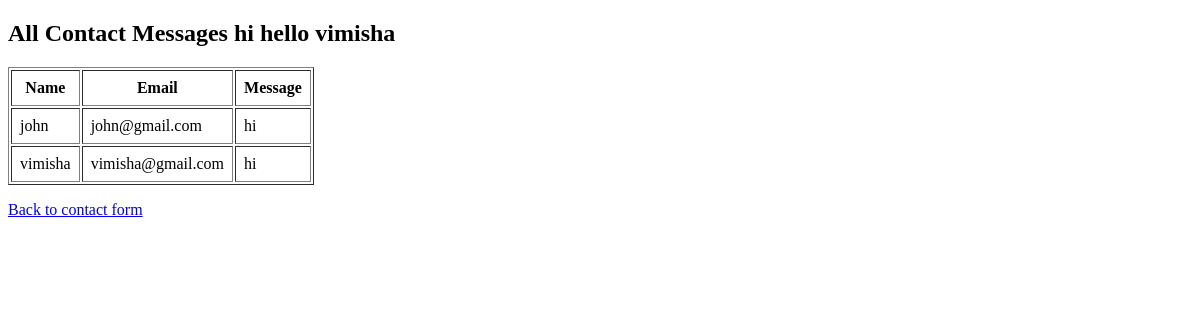
/contact-list/, run on an earlier commit of the app's database.
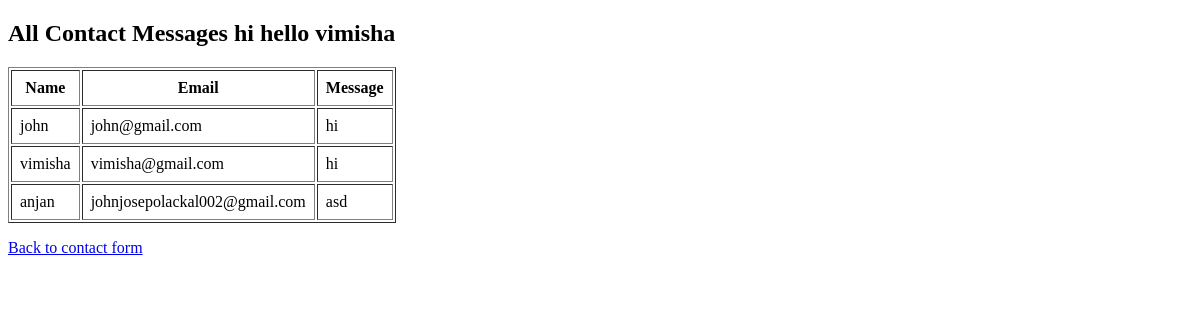
And on a later commit of the database.
### contact/models.py (models this page shows)
class contact (models.Model):
    name=models.CharField(max_length=100)
    email = models.EmailField()
    addres=models.CharField(default=0)
    message = models.TextField()

### contact/views.py (the view)
# urls.py: path('contact-list/',contact_list,name='contact_list'),
def contact_list(request):
    contacts = contact.objects.all()
    return render(request, 'contact_list.html', {'contacts': contacts})

### Templates/contact_list.html (shortened to what this page needs)
<!DOCTYPE html>
<html>
<head>
</head>
<body>
  <h2>All Contact Messages hi hello vimisha </h2>
  <table border="1" cellpadding="8">
    <tr>
      <th>Name</th>
      <th>Email</th>
      <th>Message</th>
    </tr>
    {% for contact in contacts %}
      <tr>
        <td>{{ contact.name }}</td>
        <td>{{ contact.email }}</td>
        <td>{{ contact.message }}</td>
      </tr>
    {% empty %}
      <tr><td colspan="4">No messages yet.</td></tr>
    {% endfor %}
  </table>
  <p><a href="{% url 'contact' %}">Back to contact form</a></p>
</body>
</html>

What changed in the data, as far as the page shows it:
added contact: name "anjan", email "johnjosepolackal002@gmail.com", message "asd"
